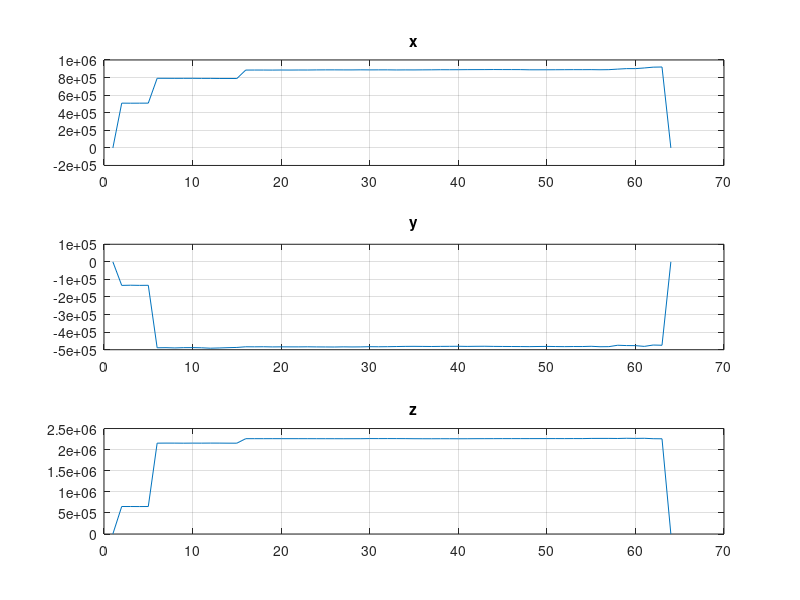
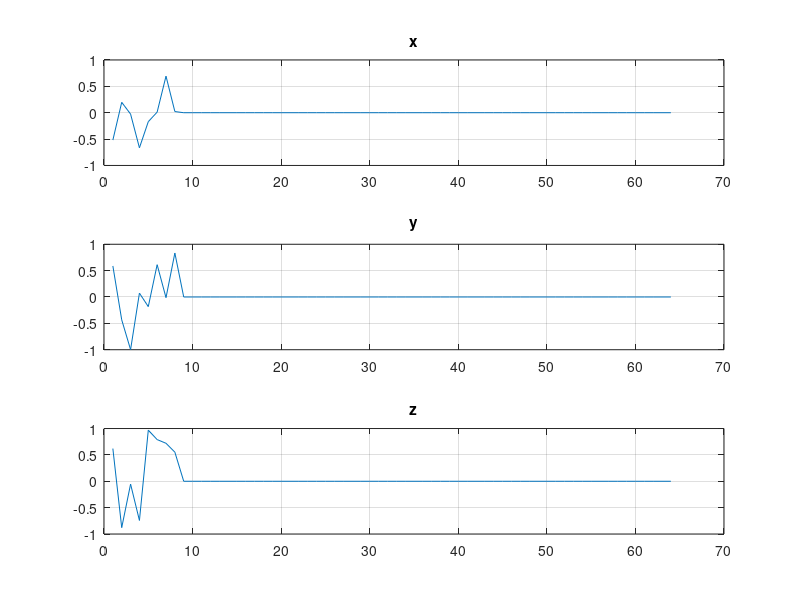

The MATLAB script that drew these images, in order:
close all
clc
clear all 

t_fileID = fopen('t_matrix_global.txt', 'r');
[tvec, t_count] = fscanf(t_fileID, '%f');
fclose(t_fileID);

num_t = t_count/3;
%num_t = 30;
pos_xyz = zeros(num_t, 3);

n = 1;
m = 1;
for i = 1:t_count
    pos_xyz(m, n) = tvec(i);
    n = n+1;
    if mod(i, 3) == 0
       n = 1; 
       m = m+1;
    end
    if m == num_t
        break
    end
end

figure(1)
hold on
subplot(3,1,1)
plot(pos_xyz(:, 1));
title('x')
grid on
subplot(3,1,2)
plot(pos_xyz(:, 2));
title('y')
grid on
subplot(3,1,3)
plot(pos_xyz(:, 3));
title('z')
grid on

R_fileID = fopen('R_matrix_global.txt', 'r');
[rvec, R_count] = fscanf(R_fileID, '%f');
fclose(R_fileID);

num_R = t_count/3;
orientation = zeros(num_R, 3);

n = 1;
m = 1;
for i = 1:R_count
    orientation(m, n) = rvec(i);
    n = n+1;
    if mod(i, 3) == 0
       n = 1; 
       m = m+1;
    end
    if m == num_R
        break
    end
end

figure(2)
hold on
subplot(3,1,1)
plot(orientation(:, 1));
title('x')
grid on
subplot(3,1,2)
plot(orientation(:, 2));
title('y')
grid on
subplot(3,1,3)
plot(orientation(:, 3));
title('z')
grid on
